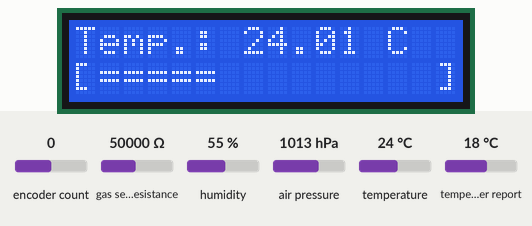
This program was run on a simulated Raspberry Pi Pico running MicroPython. Parts: 16×2 character LCD. The inputs (shaded band) are chosen by the test bench; at power-on: encoder count 0, temperature 24 °C, gas sensor resistance 50000 Ω, humidity 55 %, air pressure 1013 hPa, temperature in the web weather report 18 °C. WiFi joins after 1.5 s; the clock reads 2024-03-15 10:24:30 at power-on unless the program sets it; requests to the public web service named in the program get a made-up reply in its usual format after 0.4 s (London, UTC, broken clouds, 64 % humidity, 1013 hPa unless stated); library files of the repository ran but are not shown: bme680.py, pico_i2c_lcd.py; what the program prints to the serial console is not drawn.

Above: at 3.6 s.
3.7 s: encoder count set to 4
At 5.0 s:
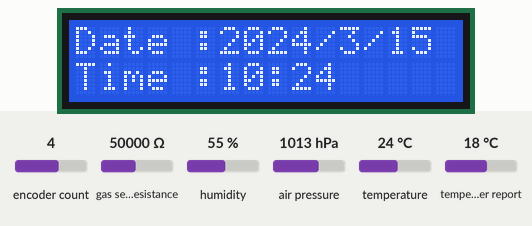
5.3 s: encoder count set to 5
At 6.5 s:
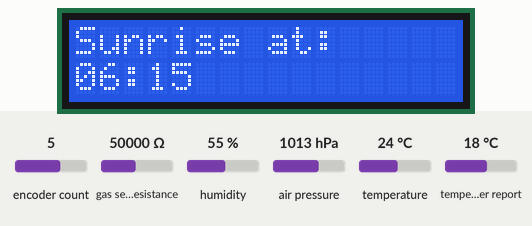
6.8 s: encoder count set to 6
At 7.5 s:
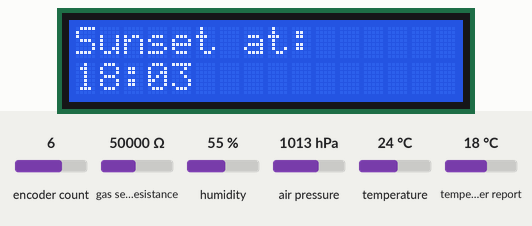
8.3 s: encoder count set to 7
At 9.1 s:
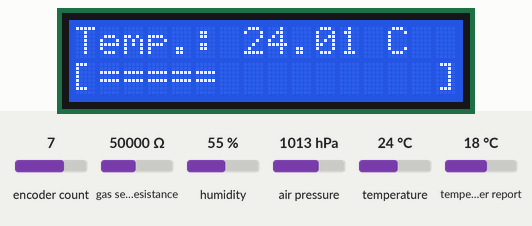
9.8 s: temperature set to 12 °C
At 11.1 s:
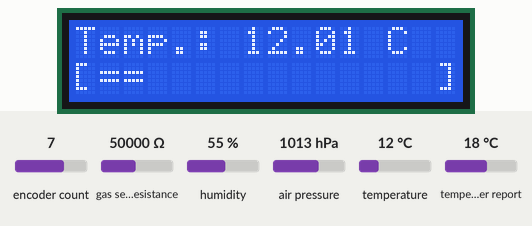
11.4 s: encoder count set to 8
At 12.2 s:
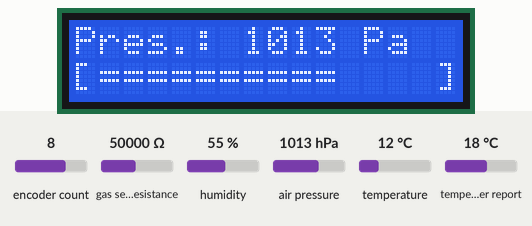
Timing chart, 0 to 13.9 s (numbered marks = the images above; inputs shaded):
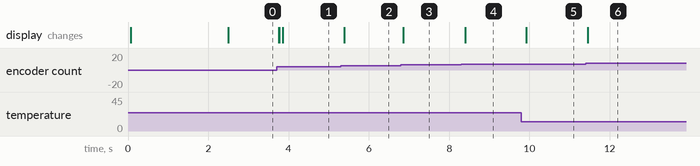

Measured:
- after the input at 3.7 s, the display: first changes after 0.06 s (image 1 shows a later state)
- after the input at 5.3 s, the display: changes after 0.09 s (image 2)
- after the input at 6.8 s, the display: changes after 0.05 s (image 3)
- after the input at 8.3 s, the display: changes after 0.10 s (image 4)
- after the input at 9.8 s, the display: changes after 0.12 s (image 5)
- after the input at 11.4 s, the display: changes after 0.05 s (image 6)

The program:

main.py
```python
from machine import Pin, I2C
from bme680 import *
import utime
from pico_i2c_lcd import I2cLcd
from rotary_irq_rp2 import RotaryIRQ
import urequests
import network

i2c= I2C(0, sda=Pin(20), scl=Pin(21), freq=400000)    #initializing the I2C method
bme = BME680_I2C(i2c=i2c)
lcd_i2c = I2C(1, sda=Pin(14), scl=Pin(15), freq=400000)
I2C_ADDR = lcd_i2c.scan()[0]
lcd = I2cLcd(lcd_i2c, I2C_ADDR, 2, 16)

r = RotaryIRQ(
    pin_num_clk=10,
    pin_num_dt=13,
    reverse=False,
    min_val=0,
    max_val=6,
    incr=1,
    range_mode=RotaryIRQ.RANGE_WRAP,
    pull_up=True,
    half_step=False,
)
lcd.move_to(0,0)
lcd.putstr("Loading...")
def temperature():
    return str(round(bme.temperature, 2)) + ' C'

def pressure():
    return str(round(bme.pressure)) + ' Pa'

def gas():
    return str(round(bme.gas)) + ' Ohms'

def humidity():
    return str(round(bme.humidity, 2)) + ' %'

def valueToGauge(value, min, max, unitSize):
    gauge = '['
    fillSize = int(round(float(float(value[:-unitSize]) / (abs(min) + abs(max))) * 14))
    for i in range(fillSize):
        gauge += '='
    for i in range(14 - fillSize):
        gauge += ' '
    gauge += ']'
    return gauge

def displayMetric(metric, value, min, max, unitSize):
    firstLine = metric + ': ' + value + ' ' * (16 - len(metric + ': ' + value))
    lcd.move_to(0, 0)
    lcd.putstr(firstLine)
    lcd.move_to(0, 1)
    lcd.putstr(valueToGauge(value, min, max, unitSize))

def displayApi(metric = "time"):
    if metric == "time":
        lcd.move_to(0,0)
        (year, month, mday, hour, minute, second, weekday, yearday) = utime.localtime()
        datestr = 'Date :' + str(year) + '/' + str(month) + '/' + str(mday)
        lcd.putstr(datestr + (' ' * (16 - len(datestr) ) ) )
        lcd.move_to(0, 1)
        timestr = 'Time :' + str(hour) + ':' + str(minute)
        lcd.putstr(timestr + (' ' * (16 - len(timestr) ) ))
    else:
        if metric == 'sunrise':
            lines = sunrise
            lines = [lines[0] + (' ' * (16 - len(lines[0]) ) ), lines[1] + (' ' * (16 - len(lines[1]) ) )]
        elif metric == 'sunset':
            lines = sunset
            lines = [lines[0] + (' ' * (16 - len(lines[0]) ) ), lines[1] + (' ' * (16 - len(lines[1]) ) )]
        lcd.move_to(0, 0)
        lcd.putstr(lines[0])
        lcd.move_to(0, 1)
        lcd.putstr(lines[1])

def callApi():
    json = None
    while json is None:
        try:
            request = urequests.get(apiURL) # lance une requete sur l'url
            json = request.json()  # traite sa reponse en Json
            request.close()
        except Exception as e:
            print(e)
            utime.sleep(1)
    return json

def parseApiResult(metric, data):
    if metric == 'sunset':
        return ["Sunset at:", data["daily"]["sunset"][0][-5:]]
    elif metric == 'sunrise':
        return ["Sunrise at:", data["daily"]["sunrise"][0][-5:]]

ssid = 'iPhone de Zoé'
password = 'laStreet'
apiURL = 'https://api.open-meteo.com/v1/meteofrance?latitude=48.89&longitude=2.22&daily=sunrise,sunset&timezone=Europe%2FBerlin'

wlan = network.WLAN(network.STA_IF) # création d'un objet wifi
wlan.active(True) # active le wifi

wlan.connect(ssid, password) # connecte la raspi au réseau
while not wlan.isconnected(): # tant que la raspi n'est pas connecté
    print("Waiting for connection")
    utime.sleep(1)

apiData = callApi()
sunset = parseApiResult("sunset", apiData)
sunrise = parseApiResult("sunrise", apiData)

displayedMetric = 0
while True:
    try:
        val_new = r.value()
        if val_new != displayedMetric:
            displayedMetric = val_new
        if displayedMetric == 0:
            displayMetric('Temp.', temperature(), -20, 50, 2)
        elif displayedMetric == 1:
            displayMetric('Pres.', pressure(), 300, 1100, 3)
        elif displayedMetric == 2:
            displayMetric('Gas', gas(), 90000, 150000, 4)
        elif displayedMetric == 3:
            displayMetric('Hum.', humidity(), 0, 100, 2)
        elif displayedMetric == 4:
            displayApi("time")
        elif displayedMetric == 5:
            displayApi('sunrise')
        elif displayedMetric == 6:
            displayApi('sunset')

    except Exception as e:
        print(e)

    utime.sleep_ms(50)
```
